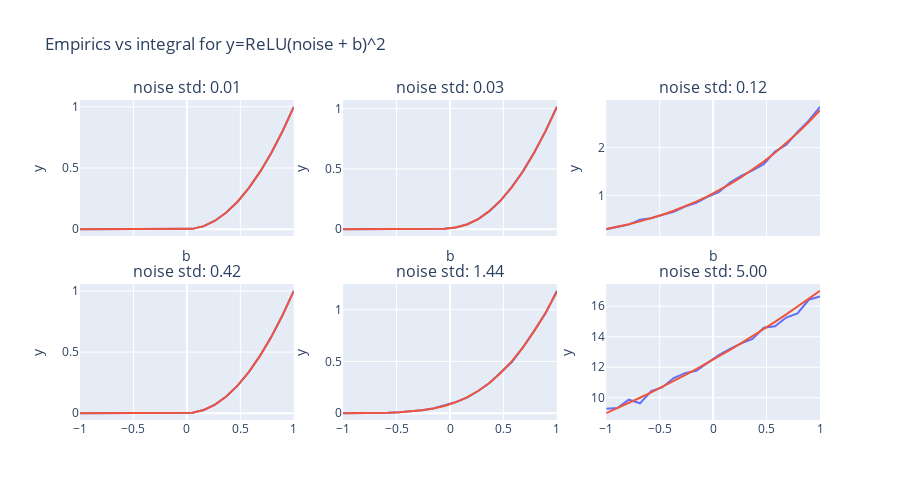

This figure's notebook cell:
### Code cell
sigma = torch.logspace(np.log10(0.01), np.log10(5), 6)
b = torch.linspace(-1, 1, 20)

noise = torch.randn(10000, len(sigma), len(b)) * sigma[:, None]
out_emp = torch.relu(noise + b).pow(2).mean(0)
# out_emp = (torch.relu(noise - b).pow(2) - torch.relu(b).pow(2)).mean(0)
out_theo = torch.from_numpy(noise_incidence_vec(b, sigma[:, None]))

figs = []
for sigma_line_emp, sigma_line_theo in zip(out_emp, out_theo):
    figs.append(line([sigma_line_emp, sigma_line_theo], x=b, margin=0, return_fig=True))
    # figs.append(line(sigma_line_theo, x=b, margin=0, return_fig=True))
figs_to_subplots(figs, 2, 3, height=500, title='Empirics vs integral for y=ReLU(noise + b)^2', shared_xaxes=True,
                 subplot_titles=[f'noise std: {s:.2f}' for s in sigma], vertical_spacing=0.15, xaxis='b', yaxis='y')

### Figure 1 — Plotly figure (JSON) as saved in the notebook; plotly's stock layout.template omitted (floating-point values rounded to 4 significant figures)
{"data": [{"hovertemplate": "variable=wide_variable_0<br>x=%{x}<br>value=%{y}<extra></extra>", "legendgroup": "wide_variable_0", "line": {"color": "#636efa", "dash": "solid"}, "marker": {"symbol": "circle"}, "mode": "lines", "name": "wide_variable_0", "orientation": "v", "showlegend": true, "type": "scatter", "x": [-1, -0.8947, -0.7895, -0.6842, -0.5789, -0.4737, -0.3684, -0.2632, -0.1579, -0.05263, 0.05263, 0.1579, 0.2632, 0.3684, 0.4737, 0.5789, 0.6842, 0.7895, 0.8947, 1], "xaxis": "x", "y": [0, 0, 0, 0, 0, 0, 0, 0, 0, 0, 0.002877, 0.02502, 0.06936, 0.1358, 0.2244, 0.3353, 0.4682, 0.6232, 0.8003, 1.0], "yaxis": "y"}, {"hovertemplate": "variable=wide_variable_1<br>x=%{x}<br>value=%{y}<extra></extra>", "legendgroup": "wide_variable_1", "line": {"color": "#EF553B", "dash": "solid"}, "marker": {"symbol": "circle"}, "mode": "lines", "name": "wide_variable_1", "orientation": "v", "showlegend": true, "type": "scatter", "x": [-1, -0.8947, -0.7895, -0.6842, -0.5789, -0.4737, -0.3684, -0.2632, -0.1579, -0.05263, 0.05263, 0.1579, 0.2632, 0.3684, 0.4737, 0.5789, 0.6842, 0.7895, 0.8947, 1], "xaxis": "x", "y": [0, 0, 0, 0, 0, 0, 6.988e-305, 1.537e-159, 2.559e-62, 3.732e-13, 0.00287, 0.02503, 0.06935, 0.1358, 0.2245, 0.3353, 0.4682, 0.6234, 0.8007, 1.0], "yaxis": "y"}, {"hovertemplate": "variable=wide_variable_0<br>x=%{x}<br>value=%{y}<extra></extra>", "legendgroup": "wide_variable_0", "line": {"color": "#636efa", "dash": "solid"}, "marker": {"symbol": "circle"}, "mode": "lines", "name": "wide_variable_0", "orientation": "v", "showlegend": true, "type": "scatter", "x": [-1, -0.8947, -0.7895, -0.6842, -0.5789, -0.4737, -0.3684, -0.2632, -0.1579, -0.05263, 0.05263, 0.1579, 0.2632, 0.3684, 0.4737, 0.5789, 0.6842, 0.7895, 0.8947, 1], "xaxis": "x4", "y": [0, 0, 0, 0, 0, 0, 0, 0, 0, 2.671e-05, 0.004007, 0.02604, 0.0701, 0.1372, 0.2257, 0.3363, 0.4696, 0.6247, 0.8012, 1.002], "yaxis": "y4"}, {"hovertemplate": "variable=wide_variable_1<br>x=%{x}<br>value=%{y}<extra></extra>", "legendgroup": "wide_variable_1", "line": {"color": "#EF553B", "dash": "solid"}, "marker": {"symbol": "circle"}, "mode": "lines", "name": "wide_variable_1", "orientation": "v", "showlegend": true, "type": "scatter", "x": [-1, -0.8947, -0.7895, -0.6842, -0.5789, -0.4737, -0.3684, -0.2632, -0.1579, -0.05263, 0.05263, 0.1579, 0.2632, 0.3684, 0.4737, 0.5789, 0.6842, 0.7895, 0.8947, 1], "xaxis": "x4", "y": [8.441e-189, 1.184e-152, 1.683e-120, 2.514e-92, 4.207e-68, 8.447e-48, 2.072e-31, 6.092e-19, 2.477e-10, 2.616e-05, 0.003945, 0.02613, 0.07045, 0.1369, 0.2256, 0.3364, 0.4693, 0.6245, 0.8018, 1.001], "yaxis": "y4"}, {"hovertemplate": "variable=wide_variable_0<br>x=%{x}<br>value=%{y}<extra></extra>", "legendgroup": "wide_variable_0", "line": {"color": "#636efa", "dash": "solid"}, "marker": {"symbol": "circle"}, "mode": "lines", "name": "wide_variable_0", "orientation": "v", "showlegend": true, "type": "scatter", "x": [-1, -0.8947, -0.7895, -0.6842, -0.5789, -0.4737, -0.3684, -0.2632, -0.1579, -0.05263, 0.05263, 0.1579, 0.2632, 0.3684, 0.4737, 0.5789, 0.6842, 0.7895, 0.8947, 1], "xaxis": "x2", "y": [0, 0, 0, 0, 0, 0, 4.954e-06, 3.608e-05, 0.0005655, 0.003293, 0.01385, 0.0391, 0.08327, 0.1498, 0.237, 0.3507, 0.4813, 0.6372, 0.8151, 1.014], "yaxis": "y2"}, {"hovertemplate": "variable=wide_variable_1<br>x=%{x}<br>value=%{y}<extra></extra>", "legendgroup": "wide_variable_1", "line": {"color": "#EF553B", "dash": "solid"}, "marker": {"symbol": "circle"}, "mode": "lines", "name": "wide_variable_1", "orientation": "v", "showlegend": true, "type": "scatter", "x": [-1, -0.8947, -0.7895, -0.6842, -0.5789, -0.4737, -0.3684, -0.2632, -0.1579, -0.05263, 0.05263, 0.1579, 0.2632, 0.3684, 0.4737, 0.5789, 0.6842, 0.7895, 0.8947, 1], "xaxis": "x2", "y": [1.633e-20, 2.247e-17, 1.485e-14, 4.751e-12, 7.435e-10, 5.777e-08, 2.275e-06, 4.677e-05, 0.0005238, 0.003395, 0.0138, 0.03883, 0.08363, 0.1502, 0.2388, 0.3496, 0.4826, 0.6377, 0.815, 1.014], "yaxis": "y2"}, {"hovertemplate": "variable=wide_variable_0<br>x=%{x}<br>value=%{y}<extra></extra>", "legendgroup": "wide_variable_0", "line": {"color": "#636efa", "dash": "solid"}, "marker": {"symbol": "circle"}, "mode": "lines", "name": "wide_variable_0", "orientation": "v", "showlegend": true, "type": "scatter", "x": [-1, -0.8947, -0.7895, -0.6842, -0.5789, -0.4737, -0.3684, -0.2632, -0.1579, -0.05263, 0.05263, 0.1579, 0.2632, 0.3684, 0.4737, 0.5789, 0.6842, 0.7895, 0.8947, 1], "xaxis": "x5", "y": [0.0003837, 0.000592, 0.001358, 0.002839, 0.004979, 0.009744, 0.01732, 0.02977, 0.04488, 0.07272, 0.1071, 0.1512, 0.2147, 0.2913, 0.3939, 0.4944, 0.6372, 0.807, 0.9642, 1.182], "yaxis": "y5"}, {"hovertemplate": "variable=wide_variable_1<br>x=%{x}<br>value=%{y}<extra></extra>", "legendgroup": "wide_variable_1", "line": {"color": "#EF553B", "dash": "solid"}, "marker": {"symbol": "circle"}, "mode": "lines", "name": "wide_variable_1", "orientation": "v", "showlegend": true, "type": "scatter", "x": [-1, -0.8947, -0.7895, -0.6842, -0.5789, -0.4737, -0.3684, -0.2632, -0.1579, -0.05263, 0.05263, 0.1579, 0.2632, 0.3684, 0.4737, 0.5789, 0.6842, 0.7895, 0.8947, 1], "xaxis": "x5", "y": [0.000287, 0.0006384, 0.00135, 0.002718, 0.005217, 0.009561, 0.01676, 0.02816, 0.04542, 0.0705, 0.1056, 0.1528, 0.2144, 0.2923, 0.3881, 0.5032, 0.6387, 0.7952, 0.9732, 1.173], "yaxis": "y5"}, {"hovertemplate": "variable=wide_variable_0<br>x=%{x}<br>value=%{y}<extra></extra>", "legendgroup": "wide_variable_0", "line": {"color": "#636efa", "dash": "solid"}, "marker": {"symbol": "circle"}, "mode": "lines", "name": "wide_variable_0", "orientation": "v", "showlegend": true, "type": "scatter", "x": [-1, -0.8947, -0.7895, -0.6842, -0.5789, -0.4737, -0.3684, -0.2632, -0.1579, -0.05263, 0.05263, 0.1579, 0.2632, 0.3684, 0.4737, 0.5789, 0.6842, 0.7895, 0.8947, 1], "xaxis": "x3", "y": [0.2946, 0.3467, 0.3894, 0.4936, 0.5221, 0.5958, 0.6572, 0.7676, 0.8433, 0.9689, 1.067, 1.267, 1.41, 1.522, 1.653, 1.916, 2.059, 2.327, 2.563, 2.853], "yaxis": "y3"}, {"hovertemplate": "variable=wide_variable_1<br>x=%{x}<br>value=%{y}<extra></extra>", "legendgroup": "wide_variable_1", "line": {"color": "#EF553B", "dash": "solid"}, "marker": {"symbol": "circle"}, "mode": "lines", "name": "wide_variable_1", "orientation": "v", "showlegend": true, "type": "scatter", "x": [-1, -0.8947, -0.7895, -0.6842, -0.5789, -0.4737, -0.3684, -0.2632, -0.1579, -0.05263, 0.05263, 0.1579, 0.2632, 0.3684, 0.4737, 0.5789, 0.6842, 0.7895, 0.8947, 1], "xaxis": "x3", "y": [0.2995, 0.3462, 0.3989, 0.458, 0.5241, 0.5979, 0.6799, 0.7707, 0.871, 0.9815, 1.103, 1.235, 1.38, 1.537, 1.708, 1.892, 2.092, 2.306, 2.536, 2.782], "yaxis": "y3"}, {"hovertemplate": "variable=wide_variable_0<br>x=%{x}<br>value=%{y}<extra></extra>", "legendgroup": "wide_variable_0", "line": {"color": "#636efa", "dash": "solid"}, "marker": {"symbol": "circle"}, "mode": "lines", "name": "wide_variable_0", "orientation": "v", "showlegend": true, "type": "scatter", "x": [-1, -0.8947, -0.7895, -0.6842, -0.5789, -0.4737, -0.3684, -0.2632, -0.1579, -0.05263, 0.05263, 0.1579, 0.2632, 0.3684, 0.4737, 0.5789, 0.6842, 0.7895, 0.8947, 1], "xaxis": "x6", "y": [9.281, 9.321, 9.872, 9.632, 10.43, 10.69, 11.29, 11.62, 11.77, 12.26, 12.79, 13.2, 13.56, 13.86, 14.59, 14.69, 15.26, 15.53, 16.43, 16.64], "yaxis": "y6"}, {"hovertemplate": "variable=wide_variable_1<br>x=%{x}<br>value=%{y}<extra></extra>", "legendgroup": "wide_variable_1", "line": {"color": "#EF553B", "dash": "solid"}, "marker": {"symbol": "circle"}, "mode": "lines", "name": "wide_variable_1", "orientation": "v", "showlegend": true, "type": "scatter", "x": [-1, -0.8947, -0.7895, -0.6842, -0.5789, -0.4737, -0.3684, -0.2632, -0.1579, -0.05263, 0.05263, 0.1579, 0.2632, 0.3684, 0.4737, 0.5789, 0.6842, 0.7895, 0.8947, 1], "xaxis": "x6", "y": [8.984, 9.312, 9.649, 9.996, 10.35, 10.72, 11.1, 11.48, 11.88, 12.29, 12.71, 13.14, 13.58, 14.04, 14.5, 14.98, 15.47, 15.97, 16.49, 17.02], "yaxis": "y6"}], "layout": {"annotations": [{"font": {"size": 16}, "showarrow": false, "text": "noise std: 0.01", "x": 0.1444, "xanchor": "center", "xref": "paper", "y": 1, "yanchor": "bottom", "yref": "paper"}, {"font": {"size": 16}, "showarrow": false, "text": "noise std: 0.03", "x": 0.5, "xanchor": "center", "xref": "paper", "y": 1, "yanchor": "bottom", "yref": "paper"}, {"font": {"size": 16}, "showarrow": false, "text": "noise std: 0.12", "x": 0.8556, "xanchor": "center", "xref": "paper", "y": 1, "yanchor": "bottom", "yref": "paper"}, {"font": {"size": 16}, "showarrow": false, "text": "noise std: 0.42", "x": 0.1444, "xanchor": "center", "xref": "paper", "y": 0.425, "yanchor": "bottom", "yref": "paper"}, {"font": {"size": 16}, "showarrow": false, "text": "noise std: 1.44", "x": 0.5, "xanchor": "center", "xref": "paper", "y": 0.425, "yanchor": "bottom", "yref": "paper"}, {"font": {"size": 16}, "showarrow": false, "text": "noise std: 5.00", "x": 0.8556, "xanchor": "center", "xref": "paper", "y": 0.425, "yanchor": "bottom", "yref": "paper"}], "coloraxis": {}, "height": 500, "hovermode": "x unified", "showlegend": false, "title": {"text": "Empirics vs integral for y=ReLU(noise + b)^2"}, "xaxis": {"anchor": "y", "domain": [0, 0.2889], "matches": "x4", "showticklabels": false, "title": {"text": "b"}}, "xaxis2": {"anchor": "y2", "domain": [0.3556, 0.6444], "matches": "x5", "showticklabels": false, "title": {"text": "b"}}, "xaxis3": {"anchor": "y3", "domain": [0.7111, 1], "matches": "x6", "showticklabels": false, "title": {"text": "b"}}, "xaxis4": {"anchor": "y4", "domain": [0, 0.2889]}, "xaxis5": {"anchor": "y5", "domain": [0.3556, 0.6444]}, "xaxis6": {"anchor": "y6", "domain": [0.7111, 1]}, "yaxis": {"anchor": "x", "domain": [0.575, 1], "title": {"text": "y"}}, "yaxis2": {"anchor": "x2", "domain": [0.575, 1], "title": {"text": "y"}}, "yaxis3": {"anchor": "x3", "domain": [0.575, 1], "title": {"text": "y"}}, "yaxis4": {"anchor": "x4", "domain": [0, 0.425], "title": {"text": "y"}}, "yaxis5": {"anchor": "x5", "domain": [0, 0.425], "title": {"text": "y"}}, "yaxis6": {"anchor": "x6", "domain": [0, 0.425], "title": {"text": "y"}}}}
